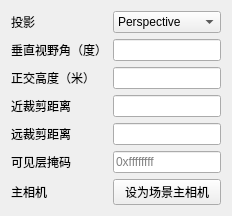
<?xml version="1.0" encoding="UTF-8"?>
<ui version="4.0"><class>CameraComponentEditorForm</class><widget class="QWidget" name="CameraComponentEditorForm"><layout class="QFormLayout" name="formLayout"><property name="fieldGrowthPolicy"><enum>QFormLayout::AllNonFixedFieldsGrow</enum></property><item row="0" column="0"><widget class="QLabel" name="label0"><property name="text"><string>投影</string></property></widget></item><item row="0" column="1"><widget class="QComboBox" name="cameraProjectionCombo"><item><property name="text"><string>Perspective</string></property></item><item><property name="text"><string>Orthographic</string></property></item></widget></item>
<item row="1" column="0"><widget class="QLabel" name="label1"><property name="text"><string>垂直视野角（度）</string></property></widget></item><item row="1" column="1"><widget class="QLineEdit" name="cameraFovEdit"><property name="placeholderText"><string></string></property></widget></item>
<item row="2" column="0"><widget class="QLabel" name="label2"><property name="text"><string>正交高度（米）</string></property></widget></item><item row="2" column="1"><widget class="QLineEdit" name="cameraOrthoHeightEdit"><property name="placeholderText"><string></string></property></widget></item>
<item row="3" column="0"><widget class="QLabel" name="label3"><property name="text"><string>近裁剪距离</string></property></widget></item><item row="3" column="1"><widget class="QLineEdit" name="cameraNearEdit"><property name="placeholderText"><string></string></property></widget></item>
<item row="4" column="0"><widget class="QLabel" name="label4"><property name="text"><string>远裁剪距离</string></property></widget></item><item row="4" column="1"><widget class="QLineEdit" name="cameraFarEdit"><property name="placeholderText"><string></string></property></widget></item>
<item row="5" column="0"><widget class="QLabel" name="label5"><property name="text"><string>可见层掩码</string></property></widget></item><item row="5" column="1"><widget class="QLineEdit" name="cameraMaskEdit"><property name="placeholderText"><string>0xffffffff</string></property></widget></item>
<item row="6" column="0"><widget class="QLabel" name="label6"><property name="text"><string>主相机</string></property></widget></item><item row="6" column="1"><widget class="QPushButton" name="setMainCameraButton"><property name="text"><string>设为场景主相机</string></property></widget></item></layout></widget><resources/><connections/></ui>
